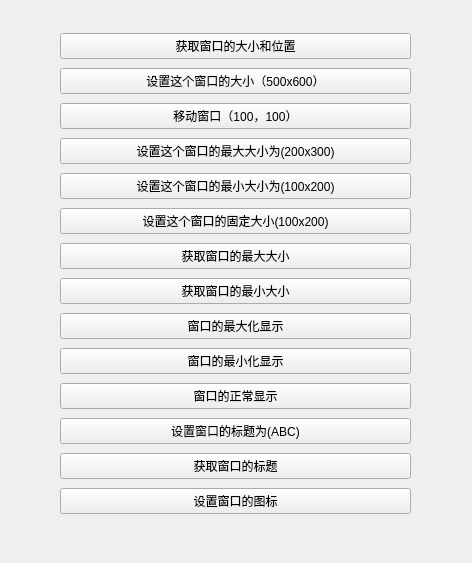
<?xml version="1.0" encoding="UTF-8"?>
<ui version="4.0">
 <class>StudyQWidget</class>
 <widget class="QWidget" name="StudyQWidget">
  <property name="geometry">
   <rect>
    <x>0</x>
    <y>0</y>
    <width>472</width>
    <height>563</height>
   </rect>
  </property>
  <property name="windowTitle">
   <string>Form</string>
  </property>
  <widget class="QWidget" name="layoutWidget">
   <property name="geometry">
    <rect>
     <x>60</x>
     <y>30</y>
     <width>351</width>
     <height>491</height>
    </rect>
   </property>
   <layout class="QVBoxLayout" name="verticalLayout">
    <item>
     <widget class="QPushButton" name="pushButton">
      <property name="text">
       <string>获取窗口的大小和位置</string>
      </property>
     </widget>
    </item>
    <item>
     <widget class="QPushButton" name="pushButton_2">
      <property name="text">
       <string>设置这个窗口的大小（500x600）</string>
      </property>
     </widget>
    </item>
    <item>
     <widget class="QPushButton" name="pushButton_3">
      <property name="text">
       <string>移动窗口（100，100）</string>
      </property>
     </widget>
    </item>
    <item>
     <widget class="QPushButton" name="pushButton_4">
      <property name="text">
       <string>设置这个窗口的最大大小为(200x300)</string>
      </property>
     </widget>
    </item>
    <item>
     <widget class="QPushButton" name="pushButton_16">
      <property name="text">
       <string>设置这个窗口的最小大小为(100x200)</string>
      </property>
     </widget>
    </item>
    <item>
     <widget class="QPushButton" name="pushButton_15">
      <property name="text">
       <string>设置这个窗口的固定大小(100x200)</string>
      </property>
     </widget>
    </item>
    <item>
     <widget class="QPushButton" name="pushButton_14">
      <property name="text">
       <string>获取窗口的最大大小</string>
      </property>
     </widget>
    </item>
    <item>
     <widget class="QPushButton" name="pushButton_12">
      <property name="text">
       <string>获取窗口的最小大小</string>
      </property>
     </widget>
    </item>
    <item>
     <widget class="QPushButton" name="pushButton_5">
      <property name="text">
       <string>窗口的最大化显示</string>
      </property>
     </widget>
    </item>
    <item>
     <widget class="QPushButton" name="pushButton_6">
      <property name="text">
       <string>窗口的最小化显示</string>
      </property>
     </widget>
    </item>
    <item>
     <widget class="QPushButton" name="pushButton_8">
      <property name="text">
       <string>窗口的正常显示</string>
      </property>
     </widget>
    </item>
    <item>
     <widget class="QPushButton" name="pushButton_9">
      <property name="text">
       <string>设置窗口的标题为(ABC)</string>
      </property>
     </widget>
    </item>
    <item>
     <widget class="QPushButton" name="pushButton_10">
      <property name="text">
       <string>获取窗口的标题</string>
      </property>
     </widget>
    </item>
    <item>
     <widget class="QPushButton" name="pushButton_11">
      <property name="text">
       <string>设置窗口的图标</string>
      </property>
     </widget>
    </item>
   </layout>
  </widget>
 </widget>
 <resources/>
 <connections/>
</ui>
